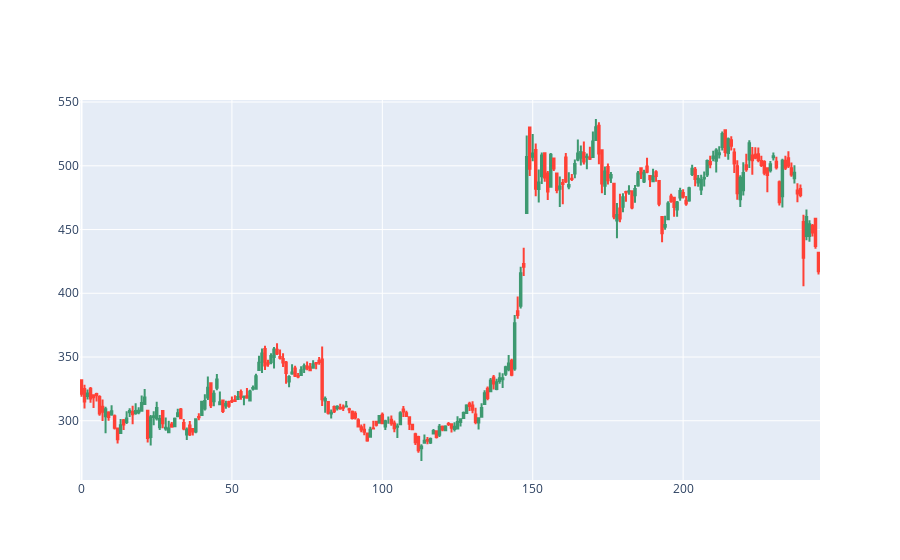

Notebook source saved alongside this figure:
### Code cell
# Plot with all gaps
fig = go.Figure(data = [go.Candlestick(x = tatamotors_1year.index, 
                open = tatamotors_1year['Open'],
                high = tatamotors_1year['High'],
                low = tatamotors_1year['Low'],
                close = tatamotors_1year['Close'])])
fig.update_layout(xaxis_rangeslider_visible = False, hovermode = 'x unified')
# fig.update_xaxes(rangebreaks = [dict(bounds = ['sat', 'mon'])])

fig.show()

### Figure 1 — Plotly figure (JSON) as saved in the notebook; plotly's stock layout.template omitted (floating-point values rounded to 4 significant figures; data arrays with more than 128 entries replaced by an {"elided": "..."} marker saying what was removed)
{"data": [{"close": {"elided": "246 float values"}, "high": {"elided": "246 float values"}, "low": {"elided": "246 float values"}, "open": {"elided": "246 float values"}, "type": "candlestick", "x": {"elided": "246 int values"}}], "layout": {"hovermode": "x unified", "xaxis": {"rangeslider": {"visible": false}}}}
